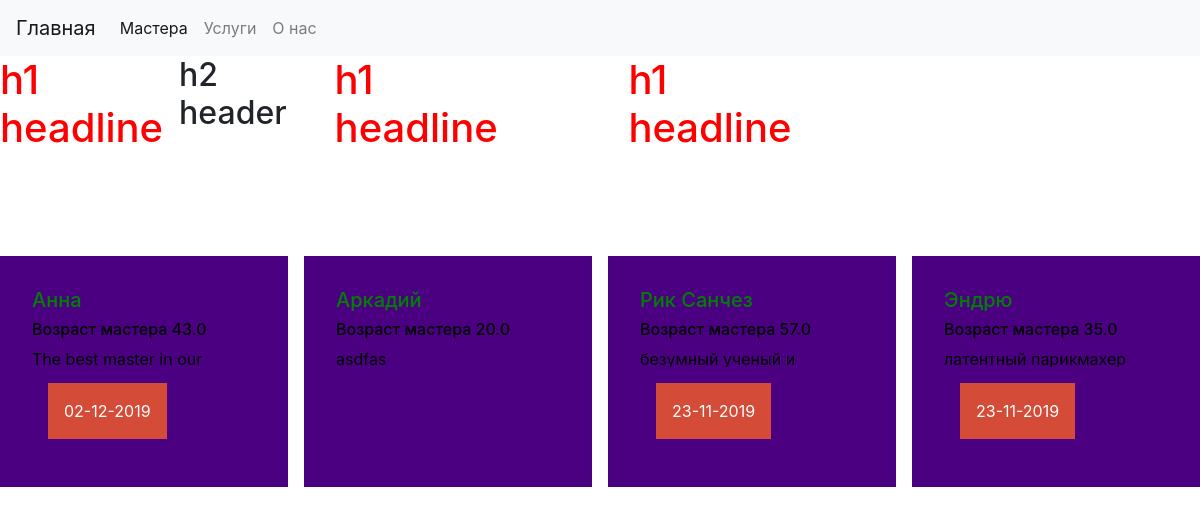
Page /masters/ on the committed database.
### main_app/models.py (models this page shows, shortened)
class Master(models.Model):
    master_name = models.CharField(max_length= 50, verbose_name = 'Имя мастера')
    age = models.FloatField()
    description = models.TextField()
    master_service = models.ManyToManyField('Service')
    free_time = models.ManyToManyField('FreeTime')
    class Meta:
        verbose_name = 'Мастер'
        verbose_name_plural = 'Мастера'

class FreeTime(models.Model):
    time = models.DateTimeField(verbose_name = 'Свободное время')
    free_or_not = models.BooleanField(default= True)
    class Meta():
        verbose_name = 'Время'
        verbose_name_plural = 'Время'

### main_app/views.py (the view)
# urls.py: path('masters/', FindMaster, name = 'masters_page'),
def FindMaster(request):
    masters = Master.objects.all()
    data = {'masters': masters}
    return render(request, 'main_app/find_master.html', data)

### main_app/templates/main_app/find_master.html (shortened to what this page needs)
{% extends 'main_app/base.html'%}
{% block content %}
<div class="cardes">
  <div class="cardes">
    <h1>h1 headline</h1>
    <h2>h2 header</h2>
  </div>
  <div class="cardes">
    <h1>h1 headline</h1>
  </div>
  <div class="cardes">
    <h1>h1 headline</h1>
  </div>
</div>
<div class="cardes">
  {%for master in masters %}
      <div class="master_card">
        <h5 >{{master.master_name}}</h5>
        <h6 >Возраст мастера {{master.age}}</h6>
        <div class="description">
          <p >{{master.description}}</p>
        </div>
        {%for time in master.free_time.all %}
        <div class="inner_button">
          <a href= "/record/{{master.id}}/{{time.id}}" class="knopka" type="button">{{time.time|date:"d-m-Y"}}</a>
        </div>
        {% endfor %}
      </div>
    {% endfor %}
</div>
{% endblock %}

### static/css/style.css (style rules this page uses)
h1 { color: red; }
.description { height: 20px; overflow: hidden; }
.cardes { display: grid; grid-template-columns: repeat(4, 1fr); grid-auto-rows: minmax(200px,auto); grid-gap: 1em; }
.master_card { background-color: indigo; color: black; padding: 2em; }
.master_card > h5 { color: green; }
.knopka { color: #fff; text-decoration: none; user-select: none; background: rgb(212,75,56); padding: 1em; outline: none; }
.inner_button { padding: 1em; }

### rows in the picture
Master: master_name "Анна", age "43.0", description "The best master in our…"
FreeTime: time "02-12-2019"
Master: master_name "Аркадий", age "20.0", description "asdfas"
Master: master_name "Рик Санчез", age "57.0", description "безумный ученый и…"
FreeTime: time "23-11-2019"
Master: master_name "Эндрю", age "35.0", description "латентный парикмахер"
